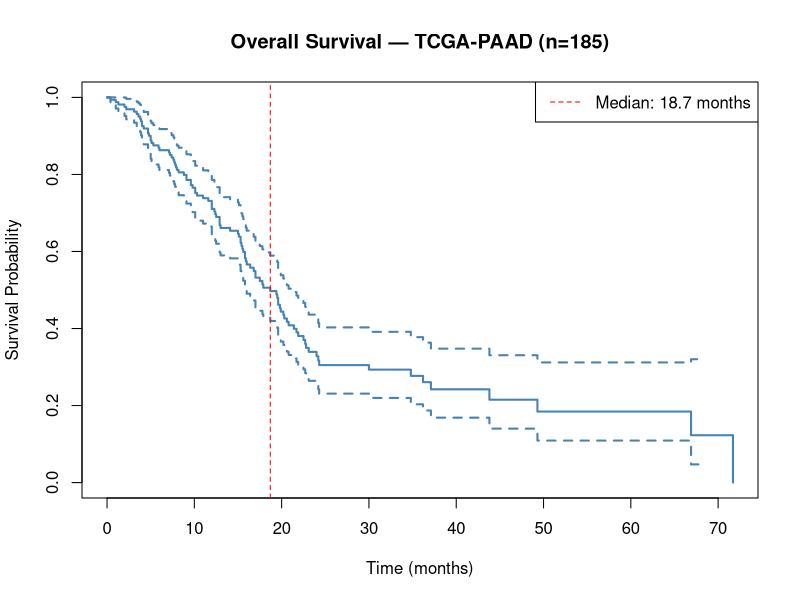
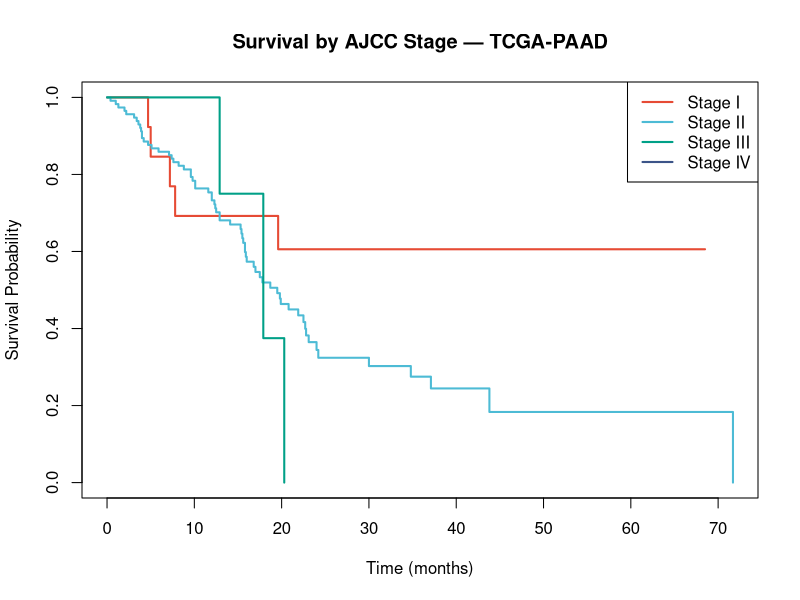
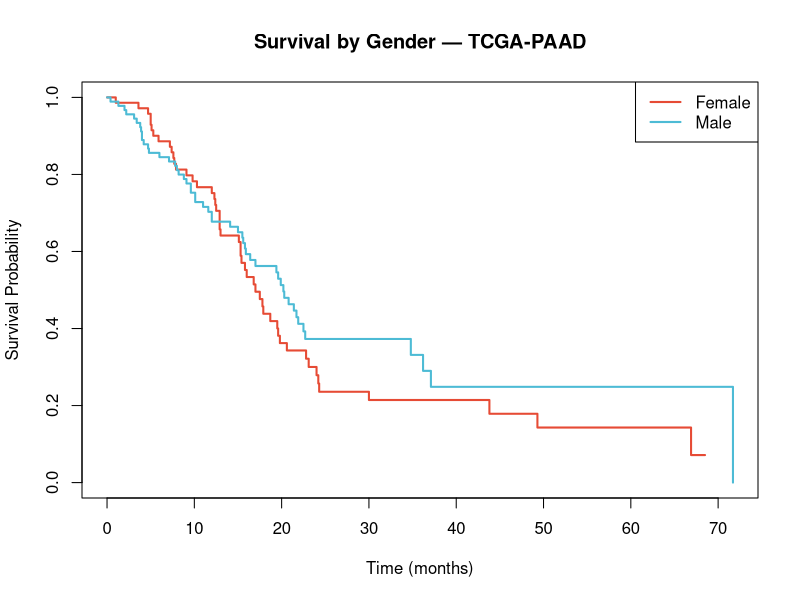

Write the R code that produced these figures, in order.
# ============================================================
# 01_survival_analysis.R
# TCGA-PAAD Survival Analysis
# Author: Simran Randhawa
# ============================================================

library(survival)
library(ggplot2)
library(tidyverse)
library(ggfortify)

# ── 1. Load clean data ───────────────────────────────────────
df <- read.csv("data/tcga_paad_clean.csv", stringsAsFactors = FALSE)
df <- df %>% filter(!is.na(survival_months) & !is.na(vital_status_binary))
cat("Patients loaded:", nrow(df), "\n")

# ── 2. Overall survival curve ────────────────────────────────
fit_overall <- survfit(Surv(survival_months, vital_status_binary) ~ 1, data = df)

png("results/figures/03_overall_survival.png", width=800, height=600, res=120)
plot(fit_overall,
     xlab = "Time (months)", ylab = "Survival Probability",
     main = "Overall Survival — TCGA-PAAD (n=185)",
     col = "steelblue", lwd = 2, conf.int = TRUE)
abline(v = summary(fit_overall)$table["median"], col="red", lty=2)
legend("topright", legend=paste("Median:", round(summary(fit_overall)$table["median"],1), "months"),
       col="red", lty=2)
dev.off()

cat("Median survival:", summary(fit_overall)$table["median"], "months\n")

# ── 3. Survival by stage ─────────────────────────────────────
df_stage <- df %>%
  mutate(stage_simple = case_when(
    str_detect(diagnoses.ajcc_pathologic_stage, "Stage I") & 
      !str_detect(diagnoses.ajcc_pathologic_stage, "Stage II|Stage III|Stage IV") ~ "Stage I",
    str_detect(diagnoses.ajcc_pathologic_stage, "Stage II") ~ "Stage II",
    str_detect(diagnoses.ajcc_pathologic_stage, "Stage III") ~ "Stage III",
    str_detect(diagnoses.ajcc_pathologic_stage, "Stage IV") ~ "Stage IV",
    TRUE ~ NA_character_
  )) %>%
  filter(!is.na(stage_simple))

fit_stage <- survfit(Surv(survival_months, vital_status_binary) ~ stage_simple, data = df_stage)

png("results/figures/04_survival_by_stage.png", width=900, height=650, res=120)
plot(fit_stage,
     xlab = "Time (months)", ylab = "Survival Probability",
     main = "Survival by AJCC Stage — TCGA-PAAD",
     col = c("#E64B35","#4DBBD5","#00A087","#3C5488"), lwd = 2)
legend("topright", legend = c("Stage I","Stage II","Stage III","Stage IV"),
       col = c("#E64B35","#4DBBD5","#00A087","#3C5488"), lwd = 2)
dev.off()

# Log-rank test for stage
lr_stage <- survdiff(Surv(survival_months, vital_status_binary) ~ stage_simple, data = df_stage)
cat("Stage log-rank p-value:", 1 - pchisq(lr_stage$chisq, df=length(lr_stage$n)-1), "\n")

# ── 4. Survival by gender ────────────────────────────────────
fit_gender <- survfit(Surv(survival_months, vital_status_binary) ~ demographic.gender, data = df)

png("results/figures/05_survival_by_gender.png", width=900, height=650, res=120)
plot(fit_gender,
     xlab = "Time (months)", ylab = "Survival Probability",
     main = "Survival by Gender — TCGA-PAAD",
     col = c("#E64B35","#4DBBD5"), lwd = 2)
legend("topright", legend = c("Female","Male"),
       col = c("#E64B35","#4DBBD5"), lwd = 2)
dev.off()

cat("Script 01 complete. Figures saved.\n")
